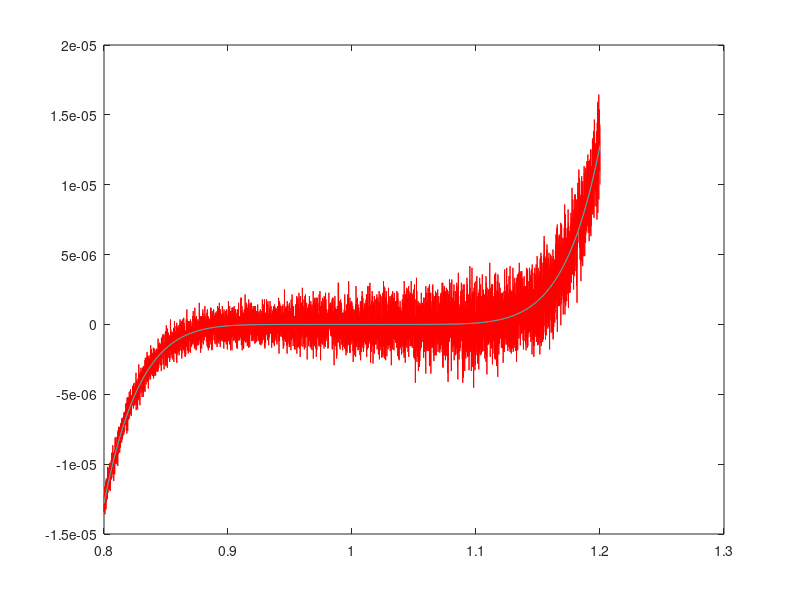

Write the MATLAB code that produced this figure.
1;

function res = polyn(x)
    res = (x-1).^7;
end

function res = horner(x)
    res = ((((((x - 7).*x + 21).*x - 35).*x + 35).*x - 21).*x + 7).*x -1;
end

range = single(0.8:5e-5:1.2);

plot(range, horner(range),'r-',range, polyn(range), 'c-') 